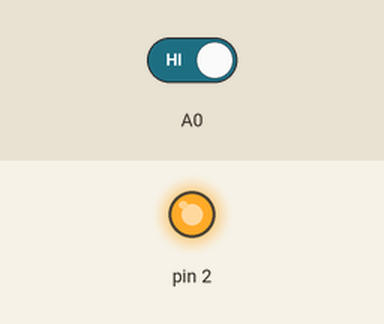
Simulated run of this sketch. Board: Arduino Uno, built with avr-gcc and run on an emulated ATmega328P. On the bench: output pins drawn as LEDs (lit = HIGH). The test bench sets the inputs (shaded band); at power-on: A0 HIGH.

Above: at 1.2 s.
1.3 s: A0 driven LOW
At 2.0 s:
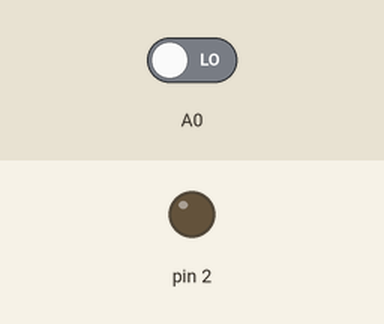
2.8 s: A0 driven HIGH
At 3.1 s:
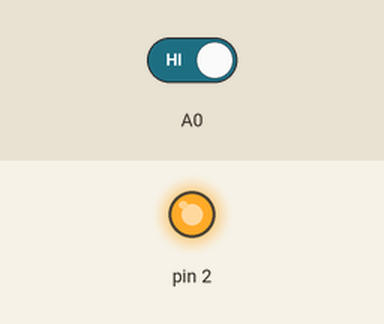
Timing chart, 0 to 5.8 s (numbered marks = the images above; inputs shaded):
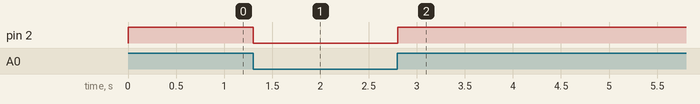

The sketch:

ldr_sensor.ino
```cpp
void setup() {
  // put your setup code here, to run once:
pinMode(2,OUTPUT);
pinMode(A0,INPUT);
}

void loop() {
  // put your main code here, to run repeatedly:
  if (digitalRead(A0) == LOW){
    digitalWrite(2,LOW);
    delay(10);
}else{
    digitalWrite(2,HIGH);
  }
}
```

Measured:
- after the input at 1.3 s, pin 2: HIGH → LOW at once
- after the input at 2.8 s, pin 2: LOW → HIGH at once
